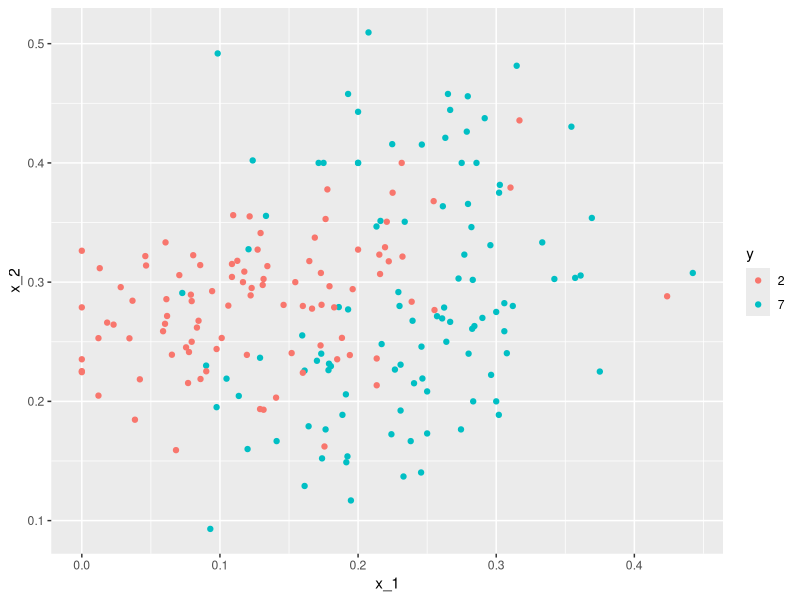
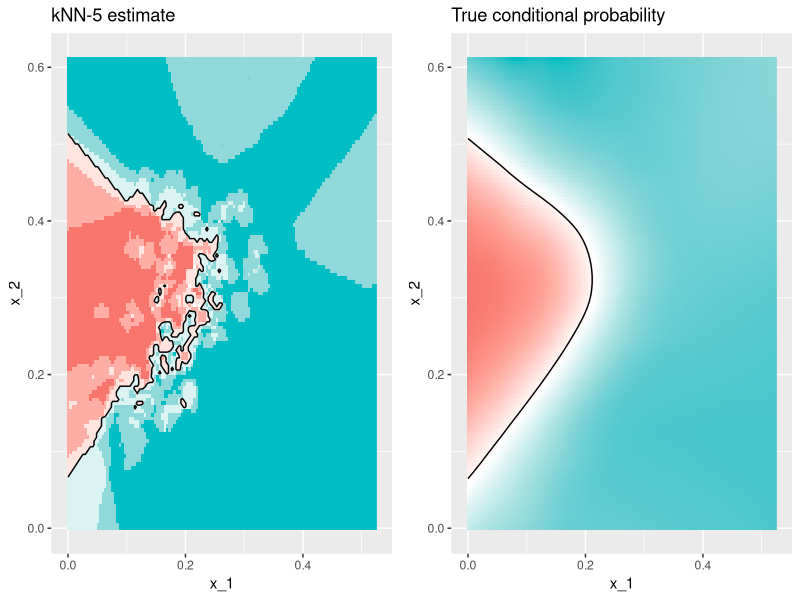
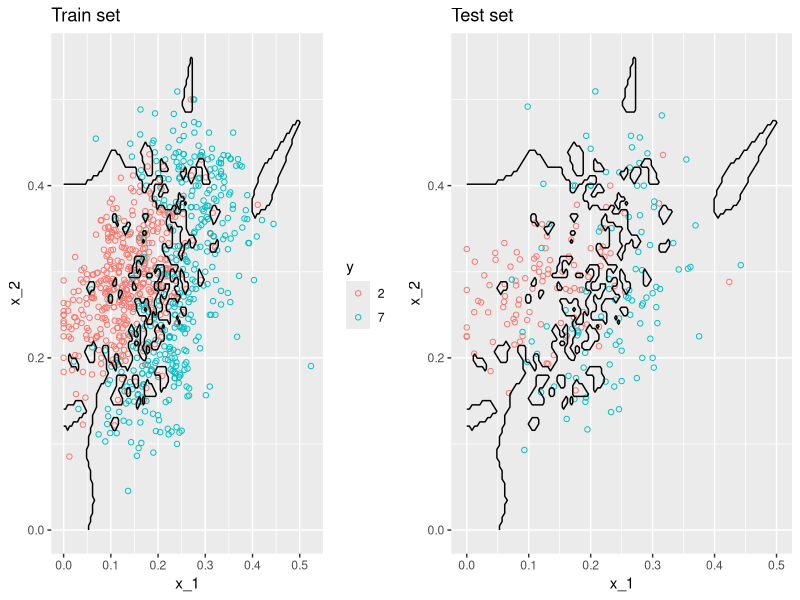
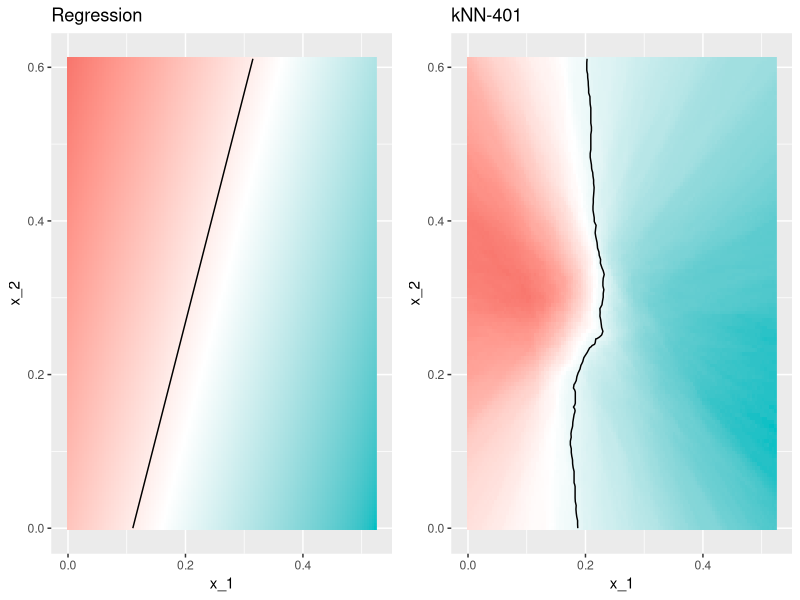

Write the R code that produced these figures, in order.
library(tidyverse)
library(caret)
library(dslabs)
library(gridExtra)
library(tidyverse)

data("mnist_27")

mnist_27$test %>%
  ggplot(aes(x_1, x_2, color = y)) +
  geom_point()

knn_fit <- knn3(y ~ ., data = mnist_27$train)

y_hat_knn <- predict(knn_fit, mnist_27$test, type = "class")
confusionMatrix(y_hat_knn, mnist_27$test$y)$overall["Accuracy"]

fit_lm <- mnist_27$train %>% 
  mutate(y = ifelse(y == 7, 1, 0)) %>% 
  lm(y ~ x_1 + x_2, data = .)
p_hat_lm <- predict(fit_lm, mnist_27$test)
y_hat_lm <- factor(ifelse(p_hat_lm > 0.5, 7, 2))
confusionMatrix(y_hat_lm, mnist_27$test$y)$overall["Accuracy"]

plot_cond_prob <- function(p_hat=NULL){
  tmp <- mnist_27$true_p
  if(!is.null(p_hat)){
    tmp <- mutate(tmp, p=p_hat)
  }
  tmp %>% ggplot(aes(x_1, x_2, z=p, fill=p)) +
    geom_raster(show.legend = FALSE) +
    scale_fill_gradientn(colors=c("#F8766D", "white", "#00BFC4")) +
    stat_contour(breaks=c(0.5), color="black")
}
p1 <- plot_cond_prob() +
  ggtitle("True conditional probability")
p2 <- plot_cond_prob(predict(knn_fit, mnist_27$true_p)[,2]) +
  ggtitle("kNN-5 estimate")
grid.arrange(p2, p1, nrow=1)

y_hat_knn <- predict(knn_fit, mnist_27$train, type = "class")
confusionMatrix(y_hat_knn, mnist_27$train$y)$overall["Accuracy"]

y_hat_knn <- predict(knn_fit, mnist_27$test, type = "class")
confusionMatrix(y_hat_knn, mnist_27$test$y)$overall["Accuracy"]





knn_fit_1 <- knn3(y ~ ., data = mnist_27$train, k = 1)
y_hat_knn_1 <- predict(knn_fit_1, mnist_27$train, type = "class")
confusionMatrix(y_hat_knn_1, mnist_27$train$y)$overall["Accuracy"]

y_hat_knn_1 <- predict(knn_fit_1, mnist_27$test, type = "class")
confusionMatrix(y_hat_knn_1, mnist_27$test$y)$overall["Accuracy"]

p1 <- mnist_27$true_p %>% 
  mutate(knn = predict(knn_fit_1, newdata = .)[,2]) %>%
  ggplot() +
  geom_point(data = mnist_27$train, aes(x_1, x_2, color= y), pch=21) +
  scale_fill_gradientn(colors=c("#F8766D", "white", "#00BFC4")) +
  stat_contour(aes(x_1, x_2, z = knn), breaks=c(0.5), color="black") +
  ggtitle("Train set")
p2 <- mnist_27$true_p %>% 
  mutate(knn = predict(knn_fit_1, newdata = .)[,2]) %>%
  ggplot() +
  geom_point(data = mnist_27$test, aes(x_1, x_2, color= y), 
             pch=21, show.legend = FALSE) +
  scale_fill_gradientn(colors=c("#F8766D", "white", "#00BFC4")) +
  stat_contour(aes(x_1, x_2, z = knn), breaks=c(0.5), color="black") +
  ggtitle("Test set")
grid.arrange(p1, p2, nrow=1)

knn_fit_401 <- knn3(y ~ ., data = mnist_27$train, k = 401)
y_hat_knn_401 <- predict(knn_fit_401, mnist_27$test, type = "class")
confusionMatrix(y_hat_knn_401, mnist_27$test$y)$overall["Accuracy"]

fit_glm <- glm(y ~ x_1 + x_2, data=mnist_27$train, family="binomial")
p1 <- plot_cond_prob(predict(fit_glm, mnist_27$true_p)) +
  ggtitle("Regression")
p2 <- plot_cond_prob(predict(knn_fit_401, mnist_27$true_p)[,2]) +
  ggtitle("kNN-401")
grid.arrange(p1, p2, nrow=1)




library(dslabs)
library(caret)
data("tissue_gene_expression")




# Carregar pacotes e dados
library(dslabs)
library(caret)
data("tissue_gene_expression")

# Fixar semente
set.seed(1)

# Separar dados
index <- createDataPartition(tissue_gene_expression$y, p = 0.5, list = FALSE)
train_x <- tissue_gene_expression$x[index, ]
train_y <- tissue_gene_expression$y[index]
test_x  <- tissue_gene_expression$x[-index, ]
test_y  <- tissue_gene_expression$y[-index]

# k values
k_values <- c(1, 3, 5, 7, 9, 11)

# Função para avaliar e retornar acurácia
test_knn_accuracy <- function(k) {
  model <- knn3(train_x, train_y, k = k)
  prediction <- predict(model, test_x, type = "class")
  accuracy <- mean(prediction == test_y)
  return(accuracy)
}

# Aplicar para todos os valores de k
results <- sapply(k_values, test_knn_accuracy)

# Mostrar resultados com nomes
names(results) <- paste0("k=", k_values)
print(results)
